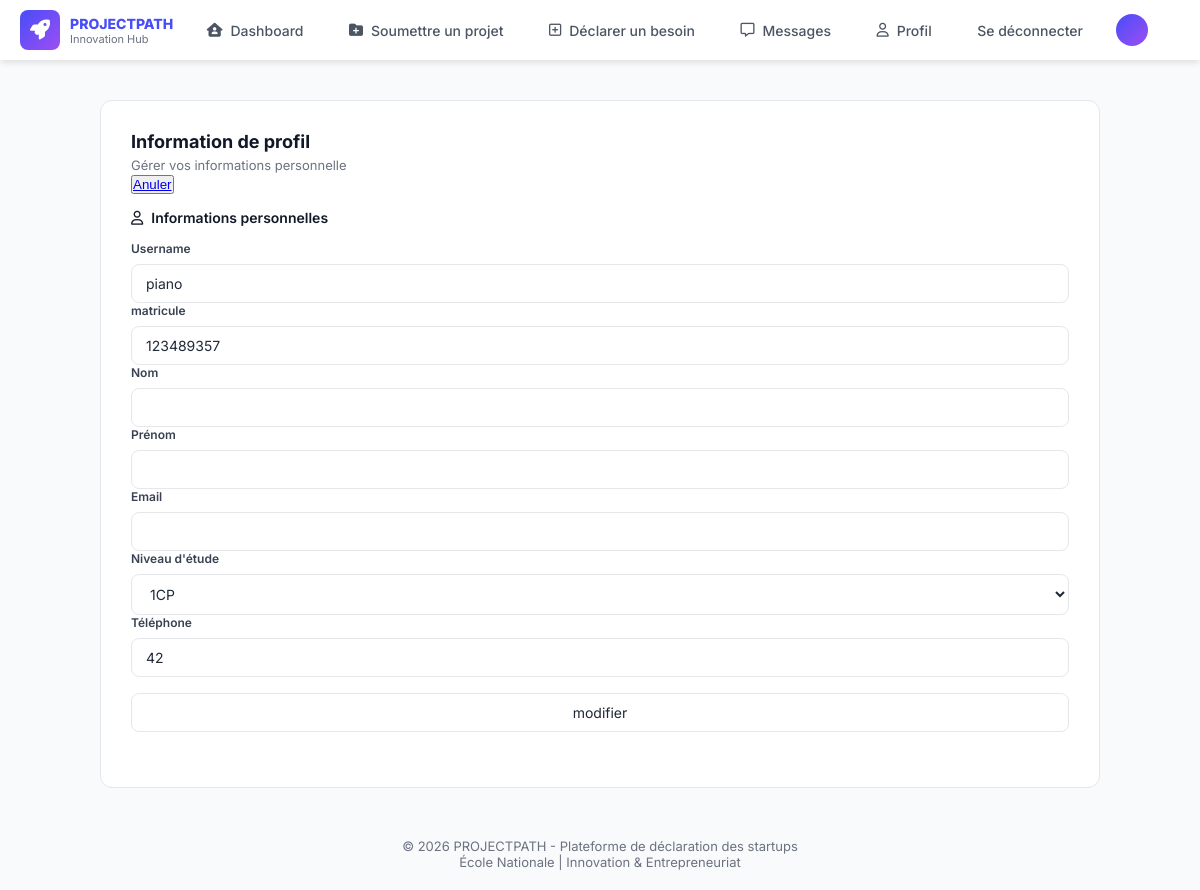
The page /user/update/12 (signed in) on the database its author committed.
### PP/models.py (models this page shows, shortened)
class CompteEtudiant(AbstractUser, PermissionsMixin):
    matricule = models.fields.IntegerField(unique=True, validators= [Validate_matricule], default = "123889357")
    class Niveau(models.TextChoices):
        one = "1CP", "1CP"
        two = "2CP", "2CP"
        three = "1CS" , "1CS"
        four = "2CS" , "2CS"
        five = "3CS", "3CS"
    niveau_etude = models.fields.CharField(max_length = 5 , choices = Niveau.choices, default = "1CP")
    telephone = models.fields.IntegerField(validators=[Validate_telephone], default=42)
    class Meta:
        verbose_name = "User"
        verbose_name_plural = "Users"

### PP/views_user.py (the view)
# urls.py: path("user/update/<int:user_id>", views_user.modify_user_account, name = "modify_user_account"),
@login_required
def modify_user_account(request, user_id):
    if request.user.id != user_id:
        return redirect("logout")
    user = CompteEtudiant.objects.get(id = user_id)
    if request.method == "POST":
        form = ModifyStudentAccount(request.POST, instance = user)
        if form.is_valid():
            user = form.save()
            return redirect("user_details", user.id)
    else:
        form = ModifyStudentAccount(instance= user)
    return render(request, "Student/modify_user_account.html", {"form": form, "user": user, "user_id": user_id})

### PP/form.py
class ModifyStudentAccount(forms.ModelForm):
    class Meta:
        model = get_user_model()
        fields = ['username','matricule', 'first_name' ,'last_name', 'email' ,'niveau_etude' ,'telephone']

### PP/template/Student/modify_user_account.html (shortened to what this page needs)
{% load static %}
<!DOCTYPE html>
<html lang="fr">
<head>
    <link rel="stylesheet" href="https://cdnjs.cloudflare.com/ajax/libs/font-awesome/6.4.0/css/all.min.css">
    <link rel="stylesheet" href="{% static 'css/profil.css' %}">
</head>
<body>
    <nav>
        <div class="logo">
            <i class="fa-solid fa-rocket"></i>
            <div class="txt">
                <h4>PROJECTPATH</h4>
                <p>Innovation Hub</p>
            </div>
        </div>
        <div class="nav-links" id="nav-links">
            <div id="dash" class="same" data-page="{%url 'home' user_id%}">
                <i class="fa-solid fa-house-user"></i>
                <p>Dashboard</p>
            </div>
            <div class="same" id="soumettre" data-page="{%url 'add_project' user_id%}">
                <i class="fa-solid fa-folder-plus"></i>
                <p>Soumettre un projet</p>
            </div>
            <div class="same" id="besoin" data-page="{%url 'add_request' user_id%}">
                <i class="fa-regular fa-square-plus"></i>
                <p>Déclarer un besoin</p>
            </div>
            <div class="same" id="message" data-page="{%url 'message_etudiant' user_id%}">
                <i class="fa-regular fa-message"></i>
                <p>Messages</p>
            </div>
            <div class="same" id="profil" data-page="{%url 'user_details' user_id%}">
                <i class="fa-regular fa-user"></i>
                <p>Profil</p>
            </div>
             <div class="same" id="profil" data-page="{%url 'logout'%}">
                <p>Se déconnecter</p>
            </div>
        <div class="nav-right">
            <div class="compte">
                <span id="s1">{{ user.first_name|first }}</span>
            </div>
        </div>
    </nav>
    <main class="container">
    <section class="card">
        <div class="card-header">
            <div>
                <h2>Information de profil</h2>
                <p>Gérer vos informations personnelle</p>
            </div>
        <div>
            <button type="button">
                <a href = "{%url 'user_details' user.id%}">Anuler</a>
            </button>
    <div class="info-section">
        <div class="info-title">
             <i class="fa-regular fa-user"></i> Informations personnelles
        </div>
        <div class="info-grid">
        <form action="" method = "POST">
            <div class="form-group">
            <label for="id_nom">Username</label>
            {{ form.username }}
            </div>
            <div class="form-group">
            <label for="id_nom">matricule</label>
            {{ form.matricule }}
            </div>
            <div class="form-group">
            <label for="id_nom">Nom</label>
            {{ form.last_name }}
            </div>
            <div class="form-group">
            <label for="id_nom">Prénom</label>
            {{ form.first_name }}
            </div>
            <div class="form-group">
            <label for="id_email">Email</label>
            {{ form.email }}
             </div>
             <div class="form-group">
            <label for="id_nom">Niveau d'étude</label>
            {{ form.niveau_etude}}
            </div>
            <div class="form-group">
            <label for="id_nom">Téléphone</label>
            {{ form.telephone}}
            </div>
            <p>&nbsp;&nbsp;&nbsp;</p>
            <input type="submit"  value = "modifier"/>
        </form>
    </div>
    </div>
    </div>
    </div>
    </section>
    </main>
     <footer style="margin-top: 50px; text-align: center; color: #6b7280; font-size: 13px; padding-bottom: 20px;">
        <p>© 2026 PROJECTPATH - Plateforme de déclaration des startups</p>
        <p>École Nationale | Innovation & Entrepreneuriat</p>
    </footer>
    </body>
    </html>

### PP/static/css/profil.css (style rules this page uses)
* { margin: 0; padding: 0; box-sizing: border-box; }
body { font-family: 'Inter', sans-serif; background-color: #f8fafc; color: #1f2937; min-height: 100vh; display: flex; flex-direction: column; align-items: center; }
nav { background: #ffffff; position: fixed; top: 0; width: 100%; height: 60px; display: flex; justify-content: space-between; align-items: center; padding: 0 20px; box-shadow: 0 4px 6px -1px rgba(0, 0, 0, 0.1); z-index: 1000; }
.logo { display: flex; align-items: center; gap: 10px; }
.logo i { height: 40px; width: 40px; background: linear-gradient(135deg, rgb(71, 77, 247), rgb(158, 78, 244)); display: flex; justify-content: center; align-items: center; border-radius: 8px; color: white; font-size: 20px; }
.logo h4 { text-transform: uppercase; font-weight: 800; color: rgb(71, 77, 247); font-size: 14px; margin: 0; }
.logo p { font-size: 11px; color: #6b7280; margin: 0; }
.nav-links { display: flex; flex: 1; justify-content: space-evenly; align-items: center; }
nav .same { display: flex; align-items: center; gap: 8px; padding: 8px 12px; border-radius: 8px; color: #4b5563; font-size: 14px; font-weight: 500; cursor: pointer; transition: all 0.2s ease; }
.nav-right { display: flex; align-items: center; gap: 15px; }
.compte { display: flex; align-items: center; gap: 10px; font-size: 14px; font-weight: 500; }
#s1 { background: linear-gradient(135deg, rgb(71, 77, 247), rgb(158, 78, 244)); color: white; height: 32px; width: 32px; display: flex; align-items: center; justify-content: center; border-radius: 50%; font-weight: 600; }
.container { width: 90%; max-width: 1000px; margin-top: 100px; display: flex; flex-direction: column; gap: 20px; }
.card { background: white; border-radius: 12px; border: 1px solid #e5e7eb; padding: 30px; }
.card-header { margin-bottom: 25px; }
.card-header h2 { font-size: 18px; color: #111827; margin-bottom: 5px; }
.card-header p { font-size: 13px; color: #6b7280; }
.info-section { margin-top: 15px; }
.info-title { font-size: 14px; font-weight: 600; color: #111827; margin-bottom: 15px; display: flex; align-items: center; gap: 8px; }
.info-grid { gap: 20px; }
.form-group { flex: 1; display: flex; flex-direction: column; gap: 8px; }
.form-group label { font-size: 12px; font-weight: 600; color: #374151; }
input, select, textarea { width: 100%; padding: 10px 14px; border: 1px solid #E5E7EB; border-radius: 8px; font-size: 14px; font-family: 'Inter', sans-serif; background: white; color: #1F2937; transition: all 0.2s ease; }

### rows shown on the page
CompteEtudiant: username "piano", matricule "123489357", niveau_etude "1CP", telephone "42"
